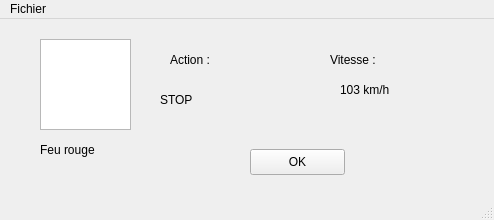
<?xml version="1.0" encoding="UTF-8"?>
<ui version="4.0">
 <class>MainWindow</class>
 <widget class="QMainWindow" name="MainWindow">
  <property name="geometry">
   <rect>
    <x>0</x>
    <y>0</y>
    <width>494</width>
    <height>220</height>
   </rect>
  </property>
  <property name="windowTitle">
   <string>MainWindow</string>
  </property>
  <widget class="QWidget" name="centralwidget">
   <widget class="QLabel" name="label_2">
    <property name="geometry">
     <rect>
      <x>170</x>
      <y>20</y>
      <width>71</width>
      <height>41</height>
     </rect>
    </property>
    <property name="text">
     <string>Action :</string>
    </property>
   </widget>
   <widget class="QLabel" name="label_3">
    <property name="geometry">
     <rect>
      <x>330</x>
      <y>20</y>
      <width>81</width>
      <height>41</height>
     </rect>
    </property>
    <property name="text">
     <string>Vitesse : </string>
    </property>
   </widget>
   <widget class="QPushButton" name="pushButton">
    <property name="geometry">
     <rect>
      <x>250</x>
      <y>130</y>
      <width>95</width>
      <height>26</height>
     </rect>
    </property>
    <property name="text">
     <string>OK</string>
    </property>
   </widget>
   <widget class="QGraphicsView" name="graphicsView">
    <property name="geometry">
     <rect>
      <x>40</x>
      <y>20</y>
      <width>91</width>
      <height>91</height>
     </rect>
    </property>
   </widget>
   <widget class="QLabel" name="label_5">
    <property name="geometry">
     <rect>
      <x>340</x>
      <y>50</y>
      <width>101</width>
      <height>41</height>
     </rect>
    </property>
    <property name="autoFillBackground">
     <bool>false</bool>
    </property>
    <property name="text">
     <string>103 km/h</string>
    </property>
    <property name="scaledContents">
     <bool>false</bool>
    </property>
    <property name="wordWrap">
     <bool>false</bool>
    </property>
   </widget>
   <widget class="QLabel" name="label_4">
    <property name="geometry">
     <rect>
      <x>160</x>
      <y>60</y>
      <width>101</width>
      <height>41</height>
     </rect>
    </property>
    <property name="autoFillBackground">
     <bool>false</bool>
    </property>
    <property name="text">
     <string>STOP</string>
    </property>
    <property name="scaledContents">
     <bool>false</bool>
    </property>
    <property name="wordWrap">
     <bool>false</bool>
    </property>
   </widget>
   <widget class="QLabel" name="label_6">
    <property name="geometry">
     <rect>
      <x>40</x>
      <y>110</y>
      <width>101</width>
      <height>41</height>
     </rect>
    </property>
    <property name="autoFillBackground">
     <bool>false</bool>
    </property>
    <property name="text">
     <string>Feu rouge</string>
    </property>
    <property name="scaledContents">
     <bool>false</bool>
    </property>
    <property name="wordWrap">
     <bool>false</bool>
    </property>
   </widget>
  </widget>
  <widget class="QStatusBar" name="statusbar"/>
  <widget class="QMenuBar" name="menubar">
   <property name="geometry">
    <rect>
     <x>0</x>
     <y>0</y>
     <width>494</width>
     <height>23</height>
    </rect>
   </property>
   <widget class="QMenu" name="menuUI">
    <property name="title">
     <string>Fichier</string>
    </property>
    <addaction name="actionMenu"/>
    <addaction name="actionExit"/>
   </widget>
   <addaction name="menuUI"/>
  </widget>
  <action name="actionMenu">
   <property name="checkable">
    <bool>false</bool>
   </property>
   <property name="text">
    <string>Menu</string>
   </property>
  </action>
  <action name="actionExit">
   <property name="text">
    <string>Exit</string>
   </property>
  </action>
 </widget>
 <resources/>
 <connections/>
</ui>
